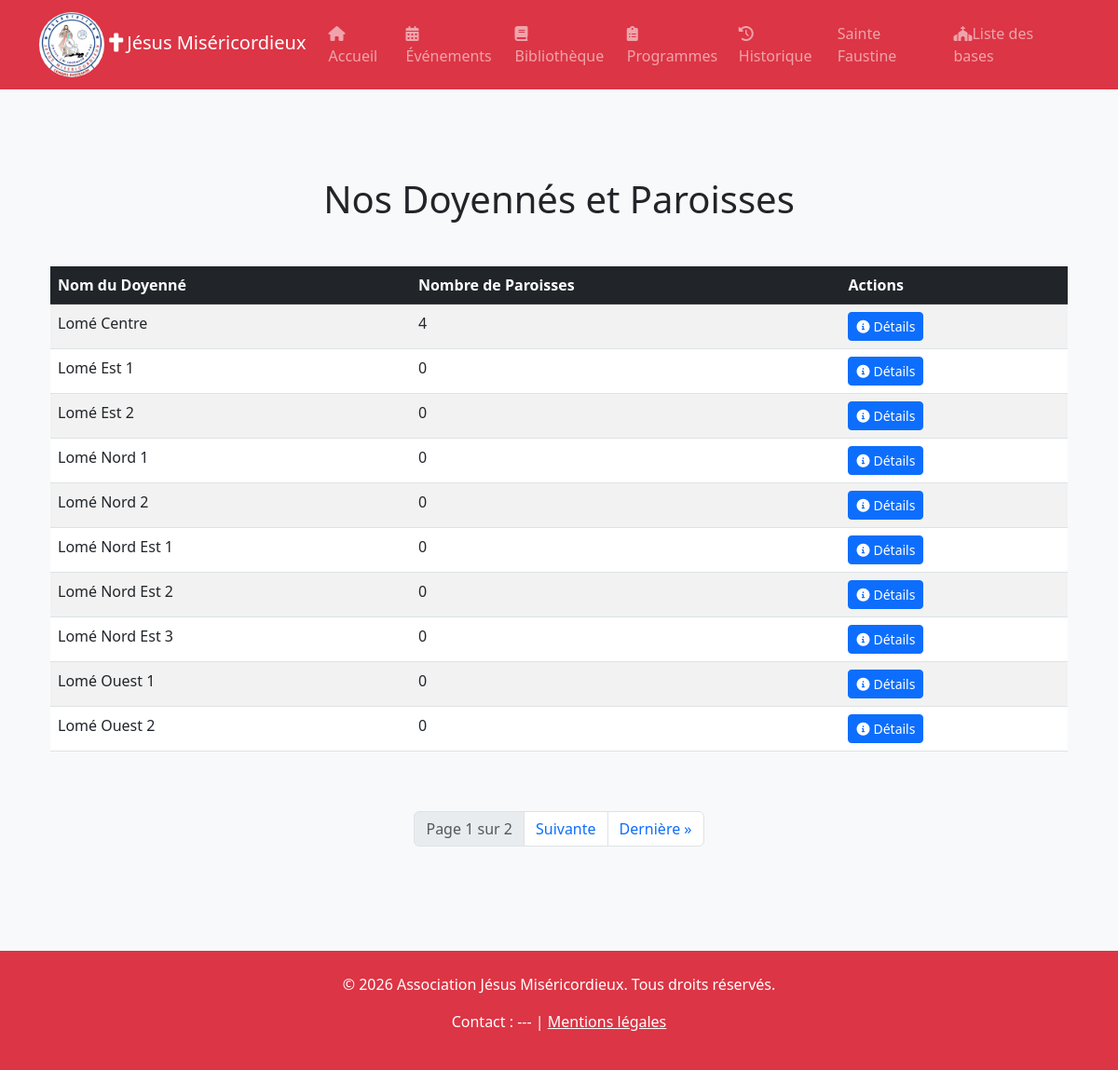
Page /parishes/ on the committed database.
### parishes/models.py (models this page shows, shortened)
class Doyenne(models.Model):
    name = models.CharField(max_length=200, verbose_name="Nom du Doyenné")
    created_at = models.DateTimeField(auto_now_add=True, verbose_name="Créé le")

### parishes/views.py (the view)
# urls.py: path('', views.parish_list, name='parishes'),
def parish_list(request):
    doyennes_list = Doyenne.objects.prefetch_related('parishes').all().order_by('name')
    paginator = Paginator(doyennes_list, 10)  # Affiche 10 doyennés par page
    page_number = request.GET.get('page')
    doyennes = paginator.get_page(page_number)
    return render(request, 'parishes/list.html', {'doyennes': doyennes})

### parishes/templates/parishes/list.html (shortened to what this page needs)
{% extends "base.html" %}
{% block content %}
<div class="container py-5">
    <h1 class="text-center mb-5">Nos Doyennés et Paroisses</h1>
    <div class="table-responsive mb-5">
        <table class="table table-striped table-hover">
            <thead class="table-dark">
                <tr>
                    <th>Nom du Doyenné</th>
                    <th>Nombre de Paroisses</th>
                    <th>Actions</th>
                </tr>
            </thead>
            <tbody>
                {% for doyenne in doyennes %}
                <tr>
                    <td>{{ doyenne.name }}</td>
                    <td>{{ doyenne.parishes.count }}</td>
                    <td>
                        <a href="{% url 'doyenne_detail' doyenne.id %}" class="btn btn-sm btn-primary">
                            <i class="fas fa-info-circle me-1"></i>Détails
                        </a>
                    </td>
                </tr>
                {% empty %}
                <tr>
                    <td colspan="3" class="text-center">Aucun doyenné trouvé.</td>
                </tr>
                {% endfor %}
            </tbody>
        </table>
    </div>
    <nav aria-label="Page navigation">
        <ul class="pagination justify-content-center">
            <li class="page-item disabled">
                <span class="page-link">
                    Page {{ doyennes.number }} sur {{ doyennes.paginator.num_pages }}
                </span>
            </li>
            {% if doyennes.has_next %}
            <li class="page-item">
                <a class="page-link" href="?page={{ doyennes.next_page_number }}">Suivante</a>
            </li>
            <li class="page-item">
                <a class="page-link" href="?page={{ doyennes.paginator.num_pages }}">Dernière &raquo;</a>
            </li>
            {% endif %}
        </ul>
    </nav>
</div>
{% endblock %}

### templates/base.html (shortened to what this page needs)
{% load static %}
<!DOCTYPE html>
<html lang="fr">
<head>
    <link href="https://cdn.jsdelivr.net/npm/bootstrap@5.3.0/dist/css/bootstrap.min.css" rel="stylesheet">
    <link rel="stylesheet" href="https://cdnjs.cloudflare.com/ajax/libs/font-awesome/6.0.0/css/all.min.css">
    <link rel="stylesheet" href="{% static 'css/styles.css' %}">
</head>
<body>
    <nav class="navbar navbar-expand-lg navbar-dark bg-danger fixed-top">
        <div class="container">
            <a class="navbar-brand" href="{% url 'home' %}">
                <div class="app-logo-circle">
                    <img src="{% static 'images/logo_jm.jpg' %}" alt="Logo J+M" class="logo-img">
                </div>
                <i class="fas fa-cross me-1"></i>Jésus Miséricordieux
            </a>
            <div class="collapse navbar-collapse" id="navbarNav">
                <ul class="navbar-nav ms-auto">
                    <li class="nav-item"><a class="nav-link" href="{% url 'home' %}"><i class="fas fa-home"></i>Accueil</a></li>
                    <li class="nav-item"><a class="nav-link" href="{% url 'events' %}"><i class="fas fa-calendar-alt"></i>Événements</a></li>
                    <li class="nav-item"><a class="nav-link" href="{% url 'documents' %}"><i class="fas fa-book"></i>Bibliothèque</a></li>
                    <li class="nav-item"><a class="nav-link" href="{% url 'programs' %}"><i class="fas fa-clipboard-list"></i>Programmes</a></li>
                    <li class="nav-item"><a class="nav-link" href="{% url 'histories' %}"><i class="fas fa-history"></i>Historique</a></li>
                    <li class="nav-item"><a class="nav-link" href="{% url 'faustine' %}">Sainte Faustine</a></li>
                    <li class="nav-item"><a class="nav-link" href="{% url 'parishes' %}"><i class="fas fa-church"></i>Liste des bases</a></li>
                </ul>
            </div>
        </div>
    </nav>
    <main class="container mt-5 pt-4">
        {% block content %}{% endblock %}
    </main>
    <footer class="bg-danger text-white text-center py-4 mt-5">
        <div class="container">
            <p>&copy; 2026 Association Jésus Miséricordieux. Tous droits réservés.</p>
            <p>Contact : --- | <a href="#" class="text-white">Mentions légales</a></p>
        </div>
    </footer>
</body>
</html>

### static/css/styles.css (style rules this page uses)
:root { --primary-color: #0d6efd; --secondary-color: #6c757d; --light-color: #f8f9fa; --dark-color: #212529; }
body { font-family: 'Segoe UI', Tahoma, Geneva, Verdana, sans-serif; background-color: var(--light-color); color: var(--dark-color); padding-top: 70px; }
.navbar-brand .logo-img { height: 35px; margin-right: 8px; }
footer { margin-top: 100px !important; bottom: 0; }

### templates/base.html (style rules this page uses)
.app-logo-circle { width: 70px; height: 70px; border-radius: 50%; overflow: hidden; display: inline-block; vertical-align: middle; }
.app-logo-circle .logo-img { width: 100%; height: 100%; object-fit: cover; }

### rows in the picture
Doyenne: name "Lomé Centre", parishes.count "4"
Doyenne: name "Lomé Est 1", parishes.count "0"
Doyenne: name "Lomé Est 2", parishes.count "0"
Doyenne: name "Lomé Nord 1", parishes.count "0"
Doyenne: name "Lomé Nord 2", parishes.count "0"
Doyenne: name "Lomé Nord Est 1", parishes.count "0"
Doyenne: name "Lomé Nord Est 2", parishes.count "0"
Doyenne: name "Lomé Nord Est 3", parishes.count "0"
Doyenne: name "Lomé Ouest 1", parishes.count "0"
Doyenne: name "Lomé Ouest 2", parishes.count "0"

### other values in the picture
{{ doyennes.number }} "1"
{{ doyennes.paginator.num_pages }} "2"
